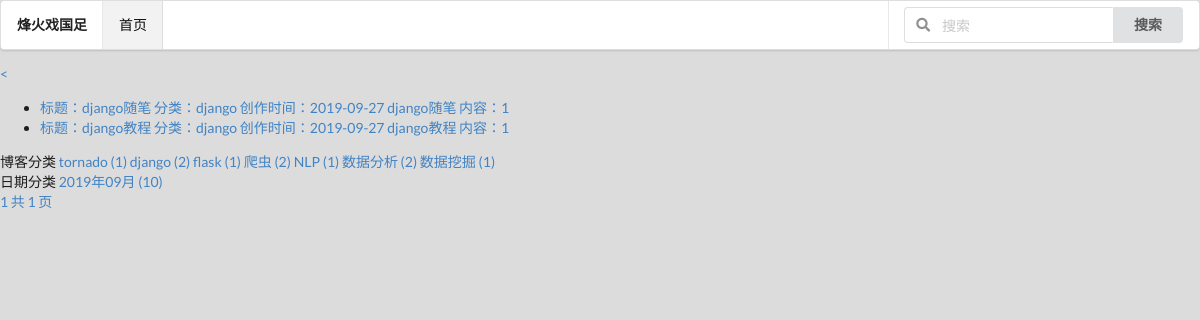
The page /blog/type=2 on the database as committed earlier.
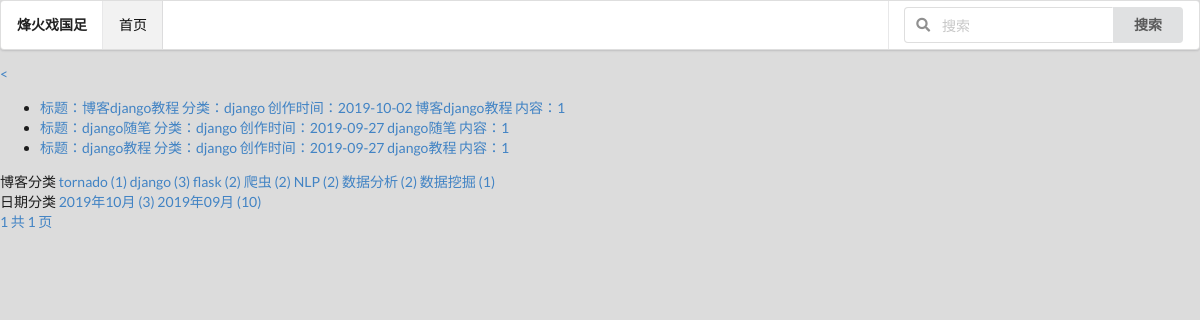
The same page on the database as committed later.
### blog/models.py (models this page shows, shortened)
class Blog(models.Model,readNumMethod):
    blogTitle=models.CharField(max_length=30)
    blogContent=RichTextUploadingField()
    blogAuthor=models.ForeignKey(User,on_delete=models.DO_NOTHING)
    blog_createdTime=models.DateTimeField(auto_now_add=True)
    blog_updatedTime=models.DateTimeField(auto_now=True)
    blogType=models.ForeignKey(BlogType,on_delete=models.DO_NOTHING)
    blog_img=models.ImageField(upload_to="blogImage",default='blogImage/default.jpg')
    class Meta:
        ordering=['-blog_createdTime']

class BlogType(models.Model):
    typeName=models.CharField(max_length=8)
    def __str__(self):
        return self.typeName

### blog/views.py (the view)
# urls.py: path('type=<int:blogType_id>',blog_with_type,name="blog_with_type" ),
def blog_with_type(request,blogType_id):
    context = sidebar(request)  #右侧分类标签
    blogTypes=get_object_or_404(BlogType,id=blogType_id)
    Blogs= Blog.objects.filter(blogType=blogTypes)
    context['blogs'] = Blogs
    context['blog_type']=blogTypes  #分类标题（e.g. django）
    context['pageBlogs'] = Pages(request, Blogs)  # 分页博客
    return render(request,'blog_with_type.html', context)

### blog/views.py (called while the page is built)
def sidebar(request):
    context = {}
    context['right_typeNames'] = BlogType.objects.annotate(typeCount=Count('blog'))
    _Month= Blog.objects.dates('blog_createdTime','month',order='DESC')# 返回时间QuerySet
    blog_date_dict={}
    for blog_date in _Month:
        blog_count=Blog.objects.filter(blog_createdTime__year=blog_date.year,
                                 blog_createdTime__month=blog_date.month).count()
        blog_date_dict[blog_date]=blog_count
    context['blog_dates']=blog_date_dict
    return context

def Pages(request,Blogs):
    paginator = Paginator(Blogs, 3)
    page_num = request.GET.get('page', 1)
    pages_of_blogs = paginator.page(page_num)
    return pages_of_blogs

### templates/html/blog_with_type.html (shortened to what this page needs)
{% extends 'index.html' %}
{% block content %}
<div>
        <a href="{% url 'blog_list' %}"> < </a>
    </div>
<ul>
    {% for blog in blogs %}
    <li>
        <a>标题：{{ blog.blogTitle }}</a>
        <a>分类：{{ blog.blogType }}</a>
        <a>创作时间：{{ blog.blog_createdTime | date:"Y-m-d " }}</a>
        <a href="{% url 'blog_detail' blog.id %}">{{ blog.blogTitle }}</a>
        <a>内容：{{ blog.blogContent | truncatechars:30 }}</a>
    </li>
    {% empty %}
       <p>暂无博客，敬请期待</p>
    {% endfor %}
    </ul>
<div>博客分类
    {% for name in right_typeNames %}
       <a href="{% url 'blog_with_type' name.id %}">{{ name.typeName }} ({{ name.typeCount }})</a>
    {% endfor %}
    </div>
    <div>日期分类
    {% for date,count in blog_dates.items %}
       <a href="{% url 'blog_with_date' date.year date.month %}">{{ date | date:"Y年m月"}} ({{ count }})</a>
    {% endfor %}
    </div>
    <a href="?page={{ pageBlogs.number }}"> {{ pageBlogs.number }}  </a>
    <a>共 {{ pageBlogs.paginator.num_pages }} 页</a>
{% endblock %}

Rows that differ between the two databases and show on the page:
added Blog: blogTitle "博客django教程", blogType "django", blog_createdTime "2019-10-02", blogContent "1"
computed for BlogType "django": typeCount "2" → "3"
computed for BlogType "flask": typeCount "1" → "2"
computed for BlogType "NLP": typeCount "1" → "2"
Other text that changed with them:
new list line: "2019年10月 ( 3 )"
